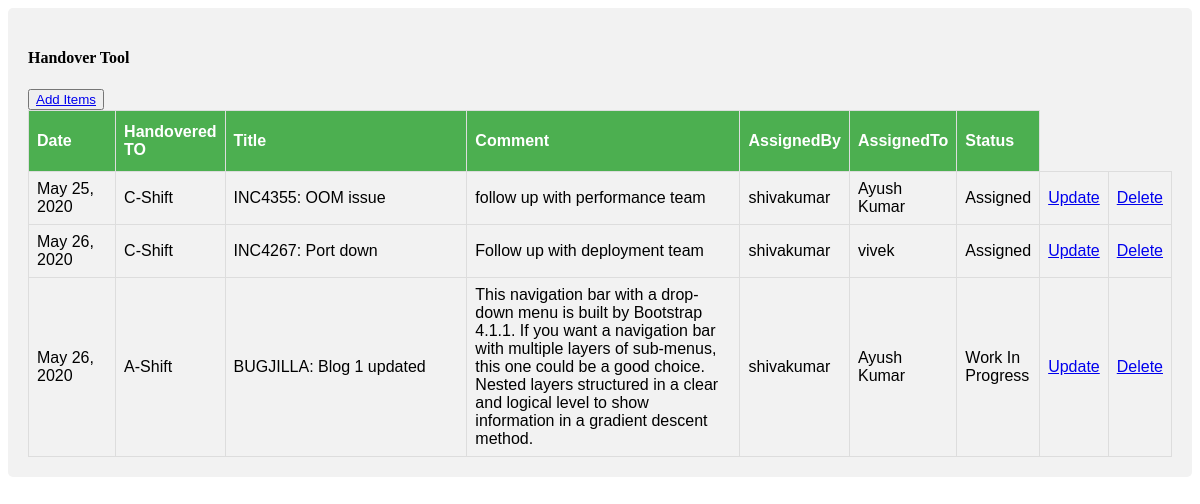
The page / on the database its author committed.
### tasks/models.py (models this page shows, shortened)
class Task(models.Model):
    title = models.CharField(max_length=200)
    comment = models.TextField()
    created = models.DateField()
    shifts = models.CharField(max_length=20)
    assignedBy = models.CharField(max_length=30)
    assignedTo = models.CharField(max_length=30)
    status=models.CharField(max_length=30)

### tasks/views.py (the view)
# urls.py: path('', views.index, name='list'),
def index(request):
    tasks=Task.objects.all()
    context ={'tasks' : tasks }
    return render(request, 'tasks/list.html', context)

### tasks/templates/tasks/list.html (shortened to what this page needs)
<html>
    <head>
    <head>
    <body>
        <div>
            <h4> Handover Tool</h4>
            <button type="button"><a href="{% url 'add' %}">Add Items</a></button>
            <table id="data">
                <tr>
                    <th>Date</th>
                    <th>Handovered TO</th>
                    <th>Title</th>
                    <th>Comment</th>
                    <th>AssignedBy</th>
                    <th>AssignedTo</th>
                    <th>Status</th>
                </tr>
               {% for task in tasks %}
                    <tr>
                        <td style="width:100px">{{task.created}}</td>
                        <td>{{task.shifts}}</td>
                        <td style="width:350px">{{task.title}}</td>
                        <td style="width:400px">{{task.comment}}</td>
                        <td>{{task.assignedBy}}</td>
                        <td>{{task.assignedTo}}</td>
                        <td>{{task.status}}</td>
                        <td><a href="{% url 'updateTask' task.id %}">Update</a></td>
                        <td><a href="{% url 'delete' task.id %}">Delete</a></td>
                    </tr>
                {% endfor %}
        </table>
        </div>
    </body>
</html>

### tasks/templates/tasks/list.html (style rules this page uses)
#data { font-family: "Trebuchet MS", Arial, Helvetica, sans-serif; border-collapse: collapse; }
#data td, #data th { border: 1px solid #ddd; padding: 8px; }
#data tr:nth-child(even) { background-color: #f2f2f2; }
div { border-radius: 5px; background-color: #f2f2f2; padding: 20px; }
#data th { padding-top: 12px; padding-bottom: 12px; text-align: left; background-color: #4CAF50; color: white; }

### rows shown on the page
Task: created "May 25, 2020", shifts "C-Shift", title "INC4355: OOM issue", comment "follow up with performance team", assignedBy "shivakumar", assignedTo "Ayush Kumar", status "Assigned"
Task: created "May 26, 2020", shifts "C-Shift", title "INC4267: Port down", comment "Follow up with deployment team", assignedBy "shivakumar", assignedTo "vivek", status "Assigned"
Task: created "May 26, 2020", shifts "A-Shift", title "BUGJILLA: Blog 1 updated", comment "This navigation bar with a drop-down menu is built by Bootstrap 4.1.1. If you want a navigation bar with multiple layers of sub-menus, this one could be a good choice. Nested layers structured in a clear and logical level to show information in a gradient descent method.", assignedBy "shivakumar", assignedTo "Ayush Kumar", status "Work In Progress"
